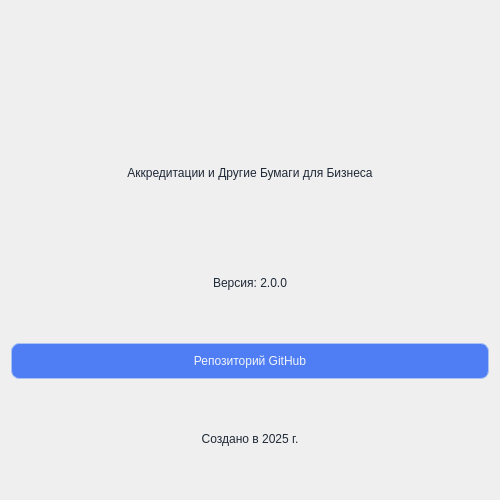
<?xml version="1.0" encoding="UTF-8"?>
<ui version="4.0">
 <class>Dialog</class>
 <widget class="QDialog" name="Dialog">
  <property name="geometry">
   <rect>
    <x>0</x>
    <y>0</y>
    <width>500</width>
    <height>500</height>
   </rect>
  </property>
  <property name="acceptDrops">
   <bool>false</bool>
  </property>
  <property name="windowTitle">
   <string>О программе</string>
  </property>
  <property name="styleSheet">
   <string notr="true">QDialog {
	background-color: #F5F7FAf
}
QLabel {
	font: 16px 'Inter';
	color: #1F2937
}
QLabel#label {
	font: 24px 'Inter';
	color: rgb(255, 255, 255)
}
 QPushButton {
            background-color: rgb(79, 125, 243);
            border: 1px solid rgb(171, 196, 243);
            border-radius: 8px;
            padding: 10px 18px;
            color: #f1f5f9;
            font: 500 11pt 'Inter', 'Segoe UI', 'Yu Gothic UI';
        }
        QPushButton:hover {
            background-color: rgb(105, 136, 248);
        }
        QPushButton:pressed {
            background-color: rgb(63, 100, 194);
        }</string>
  </property>
  <layout class="QVBoxLayout" name="verticalLayout">
   <property name="spacing">
    <number>9</number>
   </property>
   <item>
    <widget class="QLabel" name="label">
     <property name="styleSheet">
      <string notr="true">image: url(:/Assets/aobp.ico)</string>
     </property>
     <property name="text">
      <string/>
     </property>
     <property name="scaledContents">
      <bool>false</bool>
     </property>
     <property name="alignment">
      <set>Qt::AlignmentFlag::AlignHCenter|Qt::AlignmentFlag::AlignTop</set>
     </property>
    </widget>
   </item>
   <item>
    <widget class="QLabel" name="label_2">
     <property name="text">
      <string>Аккредитации и Другие Бумаги для Бизнеса</string>
     </property>
     <property name="alignment">
      <set>Qt::AlignmentFlag::AlignCenter</set>
     </property>
     <property name="wordWrap">
      <bool>true</bool>
     </property>
    </widget>
   </item>
   <item>
    <widget class="QLabel" name="label_4">
     <property name="text">
      <string>Версия: 2.0.0</string>
     </property>
     <property name="alignment">
      <set>Qt::AlignmentFlag::AlignCenter</set>
     </property>
    </widget>
   </item>
   <item>
    <layout class="QGridLayout" name="gridLayout">
     <property name="horizontalSpacing">
      <number>6</number>
     </property>
     <item row="0" column="0">
      <widget class="QPushButton" name="pushButton">
       <property name="text">
        <string>Репозиторий GitHub</string>
       </property>
      </widget>
     </item>
    </layout>
   </item>
   <item>
    <widget class="QLabel" name="label_3">
     <property name="text">
      <string>Создано в 2025 г.</string>
     </property>
     <property name="alignment">
      <set>Qt::AlignmentFlag::AlignCenter</set>
     </property>
    </widget>
   </item>
  </layout>
 </widget>
 <resources/>
 <connections/>
</ui>
